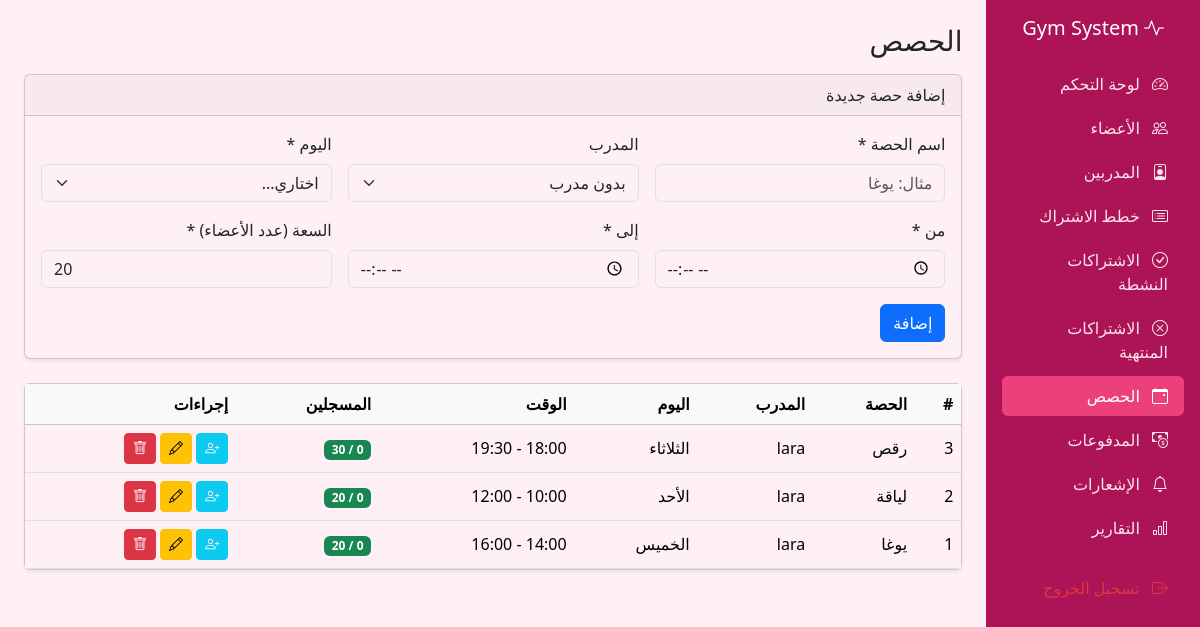
Page /classes.php (signed in) on the committed database.
### tables this page shows
CREATE TABLE IF NOT EXISTS `classes` (
  `class_id` int NOT NULL AUTO_INCREMENT,
  `class_name` varchar(100) NOT NULL,
  `trainer_id` int DEFAULT NULL,
  `schedule_day` varchar(20) NOT NULL,
  `start_time` time NOT NULL,
  `end_time` time NOT NULL,
  `capacity` int NOT NULL DEFAULT '20',
  PRIMARY KEY (`class_id`),
  KEY `trainer_id` (`trainer_id`)
);

CREATE TABLE IF NOT EXISTS `trainers` (
  `trainer_id` int NOT NULL AUTO_INCREMENT,
  `full_name` varchar(100) NOT NULL,
  `phone` varchar(20) NOT NULL,
  `email` varchar(100) DEFAULT NULL,
  `specialization` varchar(100) DEFAULT NULL,
  `salary` decimal(10,2) DEFAULT '0.00',
  `photo` varchar(255) DEFAULT NULL,
  `hire_date` date NOT NULL,
  `created_at` timestamp NULL DEFAULT CURRENT_TIMESTAMP,
  PRIMARY KEY (`trainer_id`)
);

### includes/functions.php (called while the page is built)
<?php
function e($text) {
    return htmlspecialchars($text ?? '', ENT_QUOTES, 'UTF-8');
}

### classes.php (the view, shortened to what this page needs)
<?php
require_once 'config/db.php';
require_once 'includes/functions.php';
$editId = (int)($_GET['edit'] ?? 0);
$data = [
    'class_name'   => '',
    'trainer_id'   => '',
    'schedule_day' => '',
    'start_time'   => '',
    'end_time'     => '',
    'capacity'     => '20',
];
$classes = $pdo->query(
    "SELECT c.*, t.full_name AS trainer_name,
            (SELECT COUNT(*) FROM Class_members cm WHERE cm.class_id = c.class_id) AS enrolled
     FROM Classes c
     LEFT JOIN Trainers t ON t.trainer_id = c.trainer_id
     ORDER BY c.class_id DESC"
)->fetchAll();
include 'includes/header.php';
include 'includes/sidebar.php';
?>
<h3 class="mb-3">الحصص</h3>
<div class="card shadow-sm mb-4">
    <div class="card-header"><?= $editId ? 'تعديل الحصة' : 'إضافة حصة جديدة' ?></div>
    <div class="card-body">
        <form method="POST" novalidate>
            <div class="row g-3">
                <div class="col-md-4">
                    <label class="form-label">اسم الحصة *</label>
                    <input type="text" name="class_name" class="form-control"
                           placeholder="مثال: يوغا" value="<?= e($data['class_name']) ?>">
                </div>
                <div class="col-md-4">
                    <label class="form-label">المدرب</label>
                    <select name="trainer_id" class="form-select">
                        <option value="">بدون مدرب</option>
                    </select>
                </div>
                <div class="col-md-4">
                    <label class="form-label">اليوم *</label>
                    <select name="schedule_day" class="form-select">
                        <option value="">اختاري...</option>
                    </select>
                </div>
                <div class="col-md-4">
                    <label class="form-label">من *</label>
                    <input type="time" name="start_time" class="form-control" value="<?= e($data['start_time']) ?>">
                </div>
                <div class="col-md-4">
                    <label class="form-label">إلى *</label>
                    <input type="time" name="end_time" class="form-control" value="<?= e($data['end_time']) ?>">
                </div>
                <div class="col-md-4">
                    <label class="form-label">السعة (عدد الأعضاء) *</label>
                    <input type="number" min="1" name="capacity" class="form-control" value="<?= e($data['capacity']) ?>">
                </div>
            </div>
            <button type="submit" class="btn btn-primary mt-3"><?= $editId ? 'حفظ التعديلات' : 'إضافة' ?></button>
        </form>
    </div>
</div>
<div class="card shadow-sm">
    <div class="table-responsive">
        <table class="table table-hover align-middle mb-0">
            <thead class="table-light">
                <tr>
                    <th>#</th>
                    <th>الحصة</th>
                    <th>المدرب</th>
                    <th>اليوم</th>
                    <th>الوقت</th>
                    <th>المسجلين</th>
                    <th>إجراءات</th>
                </tr>
            </thead>
            <tbody>
                <?php foreach ($classes as $c): ?>
                <tr>
                    <td><?= $c['class_id'] ?></td>
                    <td><?= e($c['class_name']) ?></td>
                    <td><?= e($c['trainer_name'] ?: 'بدون مدرب') ?></td>
                    <td><?= e($c['schedule_day']) ?></td>
                    <td><?= e(substr($c['start_time'], 0, 5)) ?> - <?= e(substr($c['end_time'], 0, 5)) ?></td>
                    <td>
                        <span class="badge <?= $c['enrolled'] >= $c['capacity'] ? 'bg-danger' : 'bg-success' ?>">
                            <?= $c['enrolled'] ?> / <?= $c['capacity'] ?>
                        </span>
                    </td>
                    <td>
                        <a href="Enrollclass.php?class_id=<?= $c['class_id'] ?>" class="btn btn-sm btn-info text-white" title="تسجيل أعضاء">
                            <i class="bi bi-person-plus"></i>
                        </a>
                        <a href="classes.php?edit=<?= $c['class_id'] ?>" class="btn btn-sm btn-warning">
                            <i class="bi bi-pencil"></i>
                        </a>
                        <form method="POST" class="d-inline"
                              onsubmit="return confirm('متأكدة من حذف هاي الحصة؟ رح تنحذف تسجيلات الأعضاء فيها كمان.');">
                            <button class="btn btn-sm btn-danger">
                                <i class="bi bi-trash"></i>
                            </button>
                        </form>
                    </td>
                </tr>
                <?php endforeach; ?>
            </tbody>
        </table>
    </div>
</div>
<?php include 'includes/footer.php'; ?>

### assets/css/style.css (style rules this page uses)
body { --bs-body-bg: #fff0f5; background-color: #fff0f5 !important; }

### rows in the picture
classes: class_id "3", class_name "رقص", trainer.full_name "lara", schedule_day "الثلاثاء", end_time "19:30", enrolled "0", capacity "30"
classes: class_id "2", class_name "لياقة", trainer.full_name "lara", schedule_day "الأحد", end_time "12:00", enrolled "0", capacity "20"
classes: class_id "1", class_name "يوغا", trainer.full_name "lara", schedule_day "الخميس", end_time "16:00", enrolled "0", capacity "20"
